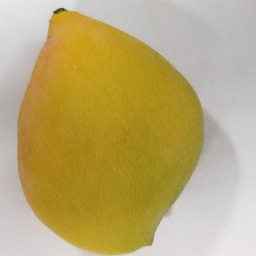
#> input picture dataset/nivel_0/He107.jpg, 256 x 256 px
$ python batch_process.py dataset/nivel_0
#> lines starting #> are read from the running program, lines starting #| are printed output that depends on the picture; after the words box and inside, x2 and y2 are one past the last pixel; in counts of white or black regions, pixels touching at a corner belong together
import cv2
import numpy as np
import pandas as pd
import os
import argparse

def process_image(image_path):
#> called with image_path = 'dataset/nivel_0/He107.jpg'
    try:
        img = cv2.imread(image_path)
#> img is the input picture: shape (256, 256, 3); mean B, G, R 113.7, 168.1, 186.2
        if img is None:
            return None

        img = cv2.resize(img, (500, 500))
#> img: shape (500, 500, 3)
        hsv = cv2.cvtColor(img, cv2.COLOR_BGR2HSV)
#> hsv: shape (500, 500, 3); mean H, S, V 38.7, 106.9, 186.1

        # Máscara Mango
        lower_mango = np.array([10, 40, 40])
        upper_mango = np.array([100, 255, 255])
        mask_mango = cv2.inRange(hsv, lower_mango, upper_mango)
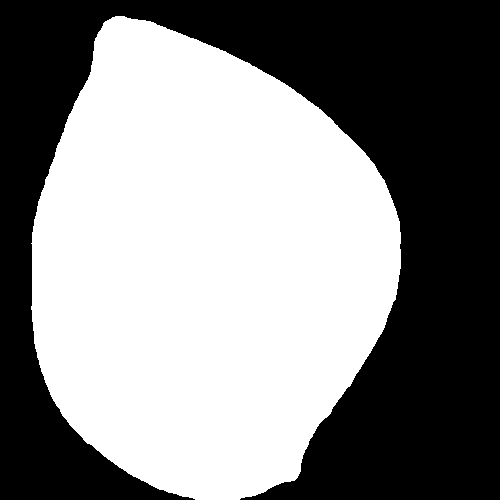
#> mask_mango: shape (500, 500); 52.7% white; 1 black region, box (x1, y1, x2, y2) and area: (0, 0, 500, 500) 118298
        kernel = np.ones((5,5), np.uint8)
        mask_mango = cv2.morphologyEx(mask_mango, cv2.MORPH_CLOSE, kernel)
#> mask_mango: shape (500, 500); 52.7% white; 1 black region, box (x1, y1, x2, y2) and area: (0, 0, 500, 500) 118279
        mask_mango = cv2.morphologyEx(mask_mango, cv2.MORPH_OPEN, kernel)
#> mask_mango: shape (500, 500); 52.7% white; 1 black region, box (x1, y1, x2, y2) and area: (0, 0, 500, 500) 118284

        fruit_area = cv2.countNonZero(mask_mango)
#> fruit_area = 131716
        if fruit_area == 0:
            return 0.0

        # Máscara Manchas
        lower_brown = np.array([0, 0, 0])
        upper_brown = np.array([180, 255, 80])
        mask_spots = cv2.inRange(hsv, lower_brown, upper_brown)
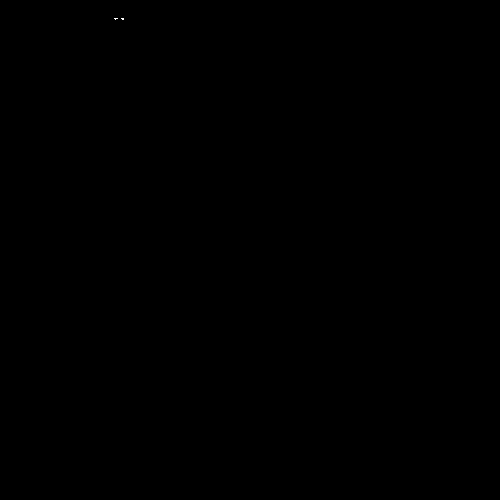
#> mask_spots: shape (500, 500); 0% white in thin lines or dots, all inside (x1, y1, x2, y2) = (114, 18, 124, 20)
        mask_disease = cv2.bitwise_and(mask_spots, mask_spots, mask=mask_mango)
        mask_disease = cv2.morphologyEx(mask_disease, cv2.MORPH_OPEN, kernel)
#> mask_disease: shape (500, 500); every value is 0

        disease_area = cv2.countNonZero(mask_disease)
#> disease_area = 0

        return (disease_area / fruit_area) * 100
    except Exception as e:
        print(f"Error procesando {image_path}: {e}")
        return None

def classify_severity(ratio):
    if ratio <= 1.0: return 0, "Sano"
    if ratio <= 5.0: return 1, "Leve"
    if ratio <= 9.0: return 2, "Moderada"
    if ratio <= 49.0: return 3, "Severa"
    return 4, "Muy Severa"

def main(dataset_path, output_csv):
    results = []
    print(f"Procesando imágenes en: {dataset_path}")

    for root, dirs, files in os.walk(dataset_path):
        for file in files:
            if file.lower().endswith(('.png', '.jpg', '.jpeg')):
                full_path = os.path.join(root, file)
                ratio = process_image(full_path)
#> ratio = 0

                if ratio is not None:
                    level, label = classify_severity(ratio)
#> level = 0; label = 'Sano'
                    results.append({
                        "filename": file,
                        "path": full_path,
                        "infection_ratio": ratio,
                        "severity_level": level,
                        "label": label
                    })
                    print(f"Procesado: {file} -> Nivel {level} ({ratio:.2f}%)")
#| Procesado: He107.jpg -> Nivel 0 (0.00%)

    df = pd.DataFrame(results)
    df.to_csv(output_csv, index=False)
    print(f"Resultados guardados en {output_csv}")

if __name__ == "__main__":
    parser = argparse.ArgumentParser(description="Procesar dataset de mangos")
    parser.add_argument("dataset_path", help="Ruta a la carpeta con imágenes")
    parser.add_argument("--output", default="resultados_mango.csv", help="Nombre del archivo CSV de salida")
    args = parser.parse_args()

    if os.path.exists(args.dataset_path):
        main(args.dataset_path, args.output)
    else:
        print("La ruta del dataset no existe.")

$ run again, on dataset/nivel_0/He13.jpg
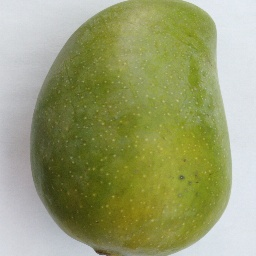
#> input picture dataset/nivel_0/He13.jpg, 256 x 256 px
#> in process_image, img is the input picture: shape (256, 256, 3); mean B, G, R 112.7, 158.6, 153.3
#> img: shape (500, 500, 3)
#> hsv: shape (500, 500, 3); mean H, S, V 58.5, 97.2, 160.3
#> in process_image, `mask_mango = cv2.inRange(hsv, lower_mango, upper_mango)`:
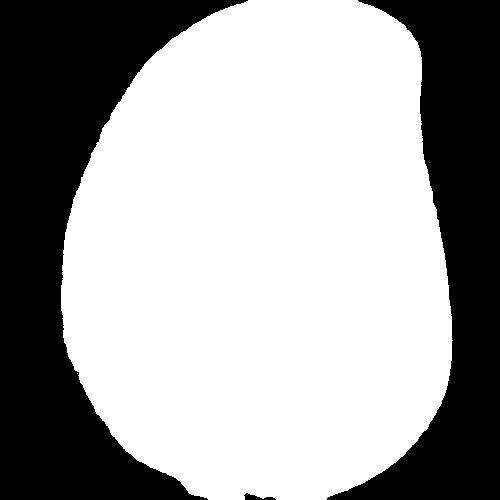
#> mask_mango: shape (500, 500); 63.8% white; 3 black regions, box (x1, y1, x2, y2) and area: (0, 0, 248, 500) 53229, (327, 0, 500, 500) 37102, (244, 493, 276, 500) 111
#> fruit_area = 159617
#> mask_spots: shape (500, 500); 4% white; 53 white regions (49 under 20 px), largest, box (x1, y1, x2, y2) and area: (77, 285, 188, 452) 9028, (70, 244, 105, 304) 719, (188, 489, 209, 496) 64, (90, 387, 98, 399) 37
#> in process_image, `mask_disease = cv2.morphologyEx(mask_disease, cv2.MORPH_OPEN, kernel)`:
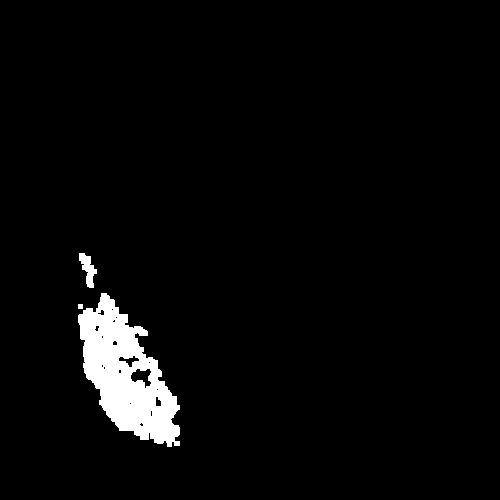
#> mask_disease: shape (500, 500); 3.4% white; 3 white regions, box (x1, y1, x2, y2) and area: (78, 293, 180, 447) 8173, (79, 253, 97, 288) 317, (78, 304, 83, 309) 25
#> disease_area = 8515
#> ratio = 5.33
#> level = 2; label = 'Moderada'
#| Procesado: He13.jpg -> Nivel 2 (5.33%)
#> df = table of 1 rows and 5 columns

$ run again, on dataset/nivel_0/He137.jpg
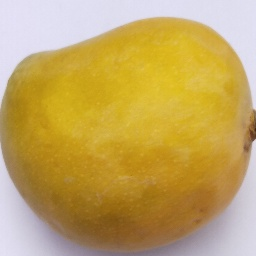
#> input picture dataset/nivel_0/He137.jpg, 256 x 256 px
#> in process_image, img is the input picture: shape (256, 256, 3); mean B, G, R 95.1, 165.4, 194.1
#> img: shape (500, 500, 3)
#> hsv: shape (500, 500, 3); mean H, S, V 49.9, 142.5, 197.2
#> in process_image, `mask_mango = cv2.inRange(hsv, lower_mango, upper_mango)`:
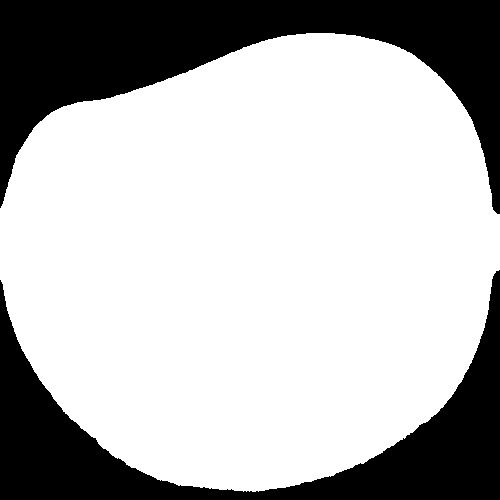
#> mask_mango: shape (500, 500); 72% white; 2 black regions, box (x1, y1, x2, y2) and area: (0, 0, 500, 214) 39704, (0, 270, 500, 500) 30360
#> fruit_area = 179968
#> mask_spots: shape (500, 500); 0% white in thin lines or dots, all inside (x1, y1, x2, y2) = (498, 251, 500, 256)
#> mask_disease: shape (500, 500); every value is 0
#> disease_area = 0
#> label = 'Sano'
#| Procesado: He137.jpg -> Nivel 0 (0.00%)
#> df = table of 1 rows and 5 columns

$ run again, on dataset/nivel_0/He148.jpg
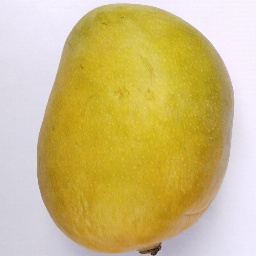
#> input picture dataset/nivel_0/He148.jpg, 256 x 256 px
#> in process_image, img is the input picture: shape (256, 256, 3); mean B, G, R 124.1, 187.1, 206.2
#> img: shape (500, 500, 3)
#> hsv: shape (500, 500, 3); mean H, S, V 65, 118.4, 209.6
#> in process_image, `mask_mango = cv2.inRange(hsv, lower_mango, upper_mango)`:
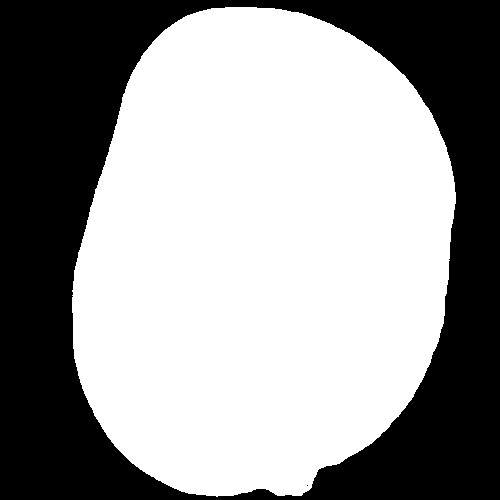
#> mask_mango: shape (500, 500); 59.7% white; 2 black regions (1 under 20 px), largest, box (x1, y1, x2, y2) and area: (0, 0, 500, 500) 100804
#> fruit_area = 149199
#> mask_spots: shape (500, 500); 0.06% white; 3 white regions (2 under 20 px), largest, box (x1, y1, x2, y2) and area: (295, 479, 312, 498) 129
#> disease_area = 0
#> label = 'Sano'
#| Procesado: He148.jpg -> Nivel 0 (0.00%)
#> df = table of 1 rows and 5 columns
